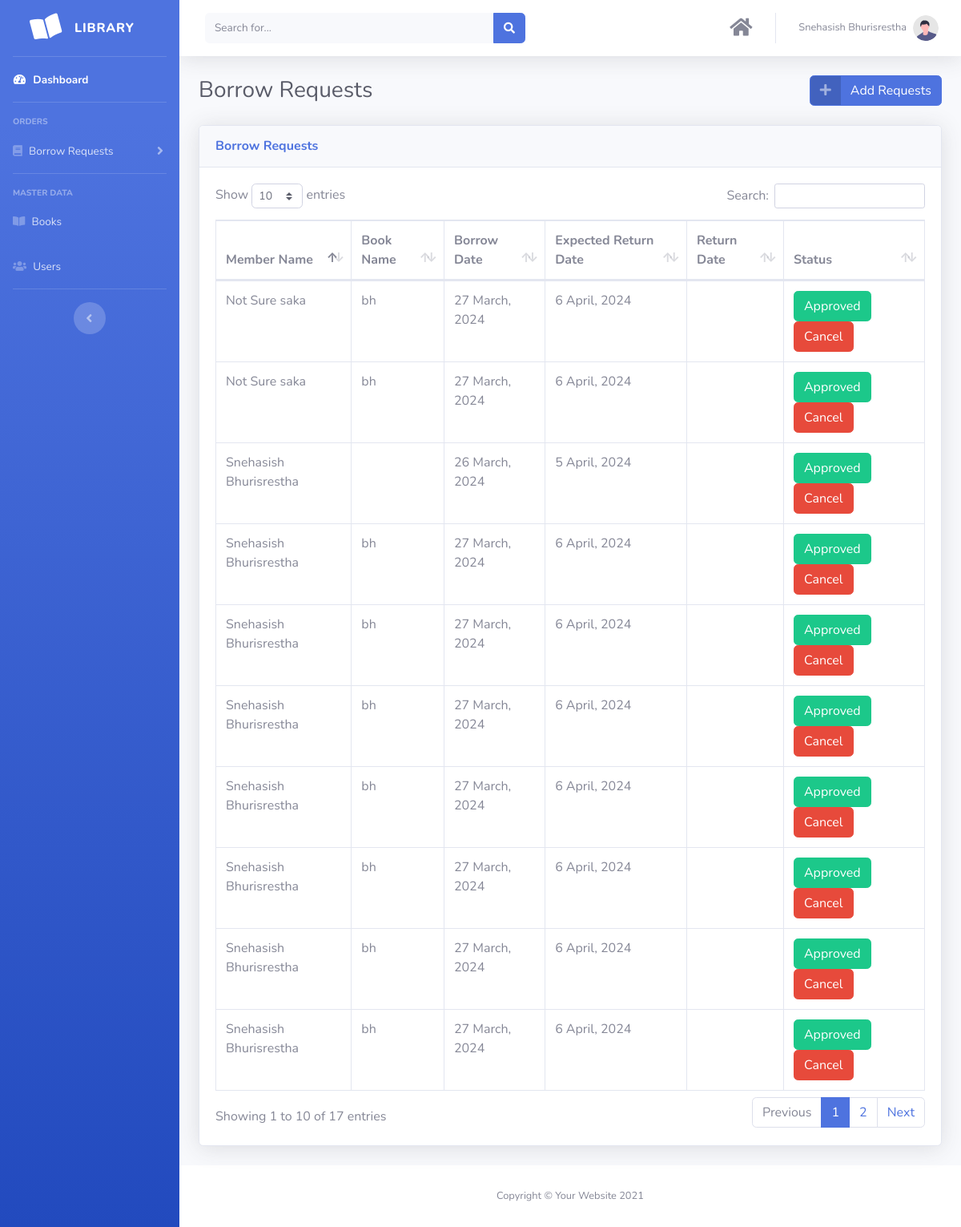
The page /admin/borrow_requests.php (signed in) on the database its author committed.
### tables this page shows
CREATE TABLE `transaction` (
  `id` int(11) NOT NULL,
  `user_id` int(11) DEFAULT NULL,
  `book_id` int(11) DEFAULT NULL,
  `borrow_date` date DEFAULT NULL,
  `exptd_return_date` date DEFAULT NULL,
  `return_date` date DEFAULT NULL,
  `fine_amount` decimal(10,2) DEFAULT NULL,
  `fine_paid` tinyint(1) DEFAULT NULL,
  `is_approved` tinyint(1) NOT NULL DEFAULT 2,
  `created_at` timestamp NOT NULL DEFAULT current_timestamp()
);

CREATE TABLE `users` (
  `id` bigint(20) UNSIGNED NOT NULL,
  `name` varchar(255) DEFAULT NULL,
  `role` varchar(20) DEFAULT NULL,
  `email` varchar(255) DEFAULT NULL,
  `password` varchar(255) DEFAULT NULL,
  `mobile` varchar(255) DEFAULT NULL,
  `city` varchar(255) DEFAULT NULL,
  `address` varchar(255) DEFAULT NULL,
  `created_at` timestamp NOT NULL DEFAULT current_timestamp()
);

CREATE TABLE `books` (
  `id` bigint(20) UNSIGNED NOT NULL,
  `title` varchar(255) DEFAULT NULL,
  `author` varchar(255) DEFAULT NULL,
  `isbn` varchar(255) DEFAULT NULL,
  `publisher` varchar(255) DEFAULT NULL,
  `publication_year` varchar(255) DEFAULT NULL,
  `category` varchar(255) DEFAULT NULL,
  `description` text DEFAULT NULL,
  `language` varchar(255) DEFAULT NULL,
  `total_copies` int(50) DEFAULT 0,
  `avaliable_copies` int(50) DEFAULT 0,
  `shelf_number` varchar(255) DEFAULT NULL,
  `keywords` varchar(500) DEFAULT NULL,
  `image` varchar(255) DEFAULT NULL,
  `created_at` timestamp NOT NULL DEFAULT current_timestamp()
);

### admin/borrow_requests.php (the view)
<?php
    include('../db_connect.php');
    include('admin_includes/header.php');
?>
<body id="page-top">
    <div id="wrapper">
        <?php include('admin_includes/side_bar.php'); ?>
        <div id="content-wrapper" class="d-flex flex-column">
            <div id="content">
                <?php include('admin_includes/top_bar.php'); ?>
                <div class="container-fluid">
                <div class="d-sm-flex align-items-center justify-content-between mb-4">
                    <h1 class="h3 mb-0 text-gray-800">Borrow Requests</h1>
                    <a href="add_requests.php" class="btn btn-primary btn-icon-split">
                        <span class="icon text-white-50">
                            <i class="fas fa-plus"></i>
                        </span>
                        <span class="text">Add Requests</span>
                    </a>
                </div>
                <div class="card shadow mb-4">
                    <div class="card-header py-3">
                        <h6 class="m-0 font-weight-bold text-primary">Borrow Requests</h6>
                    </div>
                    <div class="card-body">
                        <div class="table-responsive">
                            <table class="table table-bordered" id="dataTable" width="100%" cellspacing="0">
                                <thead>
                                    <tr>
                                        <th>Member Name</th>
                                        <th>Book Name</th>
                                        <th>Borrow Date</th>
                                        <th>Expected Return Date</th>
                                        <th>Return Date</th>
                                        <th>Status</th>
                                    </tr>
                                </thead>
                                <tbody>
                                <?php
                                    $q = "SELECT users.name AS user_name, books.title AS book_name, transaction.* FROM `transaction` LEFT JOIN users ON transaction.user_id = users.id LEFT JOIN books ON transaction.book_id = books.id where transaction.is_approved = 2;";
                                    $res = $conn->query($q);
                                    while ($row = $res->fetch_assoc()) {
                                    ?>
                                    <tr>
                                        <td><?php echo $row['user_name']; ?></td>
                                        <td><?php echo $row['book_name']; ?></td>
                                        <td>
                                            <?php
                                                $date = new DateTime($row['borrow_date']);
                                                echo $date->format('j F, Y');
                                            ?>
                                        </td>
                                        <td>
                                            <?php
                                                $date = new DateTime($row['exptd_return_date']);
                                                echo $date->format('j F, Y');
                                            ?>
                                        </td>
                                        <td><?php echo $row['return_date']; ?></td>
                                        <td>
                                            <?php if($row['is_approved'] == 1){ ?>
                                                <b class="text-success">Approved</b>
                                            <?php }elseif($row['is_approved'] == 0){ ?>
                                                <b class="text-danger">Canceled</b>
                                            <?php }else{ ?>
                                            <a class="btn btn-success" href="approved_borrow.php?id=<?php echo $row['id'];?>">Approved</a>
                                            <a class="btn btn-danger" onclick = "confirm('Are you sure?')" href="cancel_borrow.php?id=<?php echo $row['id']; ?>">Cancel</a>
                                            <?php } ?>
                                        </td>
                                    </tr>
                                    <?php
                                    }
                                ?>
                                </tbody>
                            </table>
                        </div>
                    </div>
                </div>
                </div>
                </div>
            <?php include('admin_includes/footer.php'); ?>

### rows shown on the page
transaction: user.name "Snehasish Bhurisrestha", borrow_date "26 March, 2024", exptd_return_date "5 April, 2024"
transaction: user.name "Not Sure saka", book.title "bh", borrow_date "27 March, 2024", exptd_return_date "6 April, 2024"
transaction: user.name "Not Sure saka", book.title "bh", borrow_date "27 March, 2024", exptd_return_date "6 April, 2024"
transaction: user.name "Snehasish Bhurisrestha", book.title "bh", borrow_date "27 March, 2024", exptd_return_date "6 April, 2024"
transaction: user.name "Snehasish Bhurisrestha", book.title "bh", borrow_date "27 March, 2024", exptd_return_date "6 April, 2024"
transaction: user.name "Snehasish Bhurisrestha", book.title "bh", borrow_date "27 March, 2024", exptd_return_date "6 April, 2024"
transaction: user.name "Snehasish Bhurisrestha", book.title "bh", borrow_date "27 March, 2024", exptd_return_date "6 April, 2024"
transaction: user.name "Snehasish Bhurisrestha", book.title "bh", borrow_date "27 March, 2024", exptd_return_date "6 April, 2024"
transaction: user.name "Snehasish Bhurisrestha", book.title "bh", borrow_date "27 March, 2024", exptd_return_date "6 April, 2024"
transaction: user.name "Snehasish Bhurisrestha", book.title "bh", borrow_date "27 March, 2024", exptd_return_date "6 April, 2024"

### other values the page prints
$_SESSION['name'] "Snehasish Bhurisrestha"
